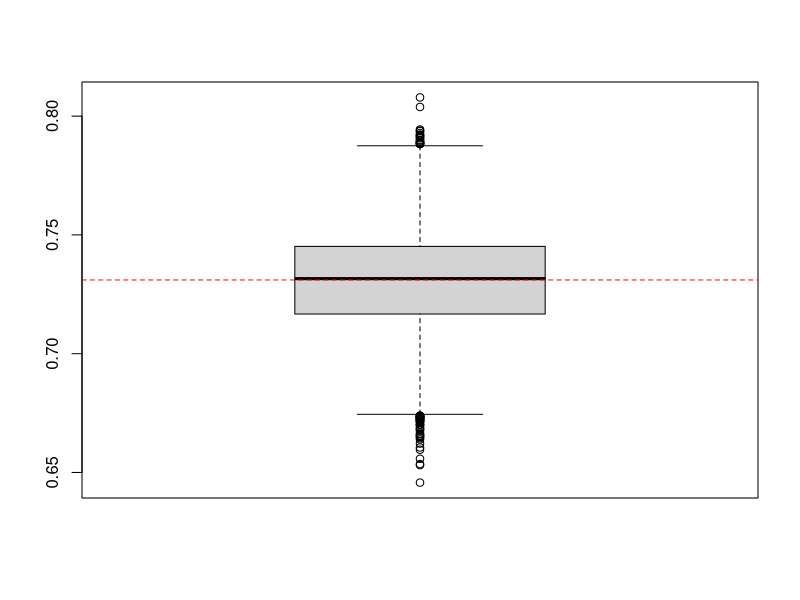

R code for this plot:
# A(x), B(y), h(y), k(x), g(x)
# Monte Carlo: Integral como uma Esperança

# valores aleatórios da uniforme
n=500
y <- runif(n, min=0, max=1)

# definir funções k(.), g(.), h(.)
g = function(y) {
  indicadora = y>0.1 & y<0.5
  return(indicadora)
}

h = function(y) {
  return(1)
}

k = function(y) {
  return(y*(1-y)^3)
}

# Determinar Ichapeu
ichapeu = sum(g(y)*k(y))/sum(k(y))

# Replicar o processo 10 mil vezes

ichapeu_vetor <- as.numeric()
for (i in 1:10000) {
  y <- runif(n, min=0, max=1)
  g = function(y) {
    indicadora = y>0.1 & y<0.5
    return(indicadora)
  }
  
  h = function(y) {
    return(1)
  }
  
  k = function(y) {
    return(y*(1-y)^3)
  }
  
  ichapeu_vetor[i]=sum(g(y)*k(y))/sum(k(y))
  
}
ichapeu_vetor
mean(ichapeu_vetor)

boxplot(ichapeu_vetor)
abline(h=(pbeta(.5,2,4) - pbeta(.1,2,4)), lty=2, col="red")








